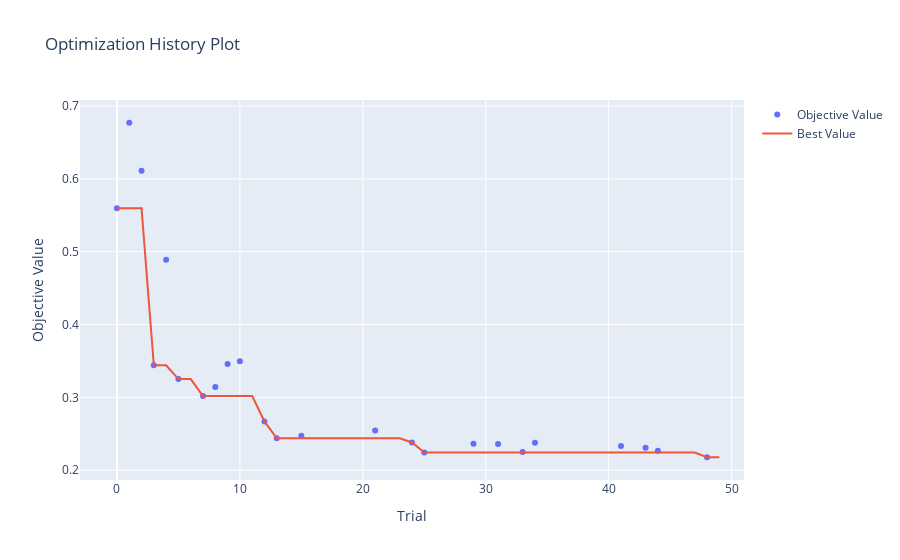

Source (notebook cell):
### Code cell
if is_multi_objective:
    fig = vis.plot_optimization_history(study, target=lambda t: t.values[1], target_name='Accuracy')
else:
    fig = vis.plot_optimization_history(study)
fig.show()

### Figure 1 — Plotly figure (JSON) as saved in the notebook; plotly's stock layout.template omitted (floating-point values rounded to 4 significant figures)
{"data": [{"mode": "markers", "name": "Objective Value", "type": "scatter", "x": [0, 1, 2, 3, 4, 5, 7, 8, 9, 10, 12, 13, 15, 21, 24, 25, 29, 31, 33, 34, 41, 43, 44, 48], "y": [0.5596, 0.6771, 0.611, 0.3441, 0.4888, 0.3251, 0.3018, 0.3143, 0.3459, 0.3496, 0.2669, 0.2437, 0.2472, 0.2546, 0.2381, 0.2241, 0.2362, 0.2361, 0.2251, 0.2377, 0.2332, 0.231, 0.2266, 0.2178]}, {"mode": "lines", "name": "Best Value", "type": "scatter", "x": [0, 1, 2, 3, 4, 5, 6, 7, 8, 9, 10, 11, 12, 13, 14, 15, 16, 17, 18, 19, 20, 21, 22, 23, 24, 25, 26, 27, 28, 29, 30, 31, 32, 33, 34, 35, 36, 37, 38, 39, 40, 41, 42, 43, 44, 45, 46, 47, 48, 49], "y": [0.5596, 0.5596, 0.5596, 0.3441, 0.3441, 0.3251, 0.3251, 0.3018, 0.3018, 0.3018, 0.3018, 0.3018, 0.2669, 0.2437, 0.2437, 0.2437, 0.2437, 0.2437, 0.2437, 0.2437, 0.2437, 0.2437, 0.2437, 0.2437, 0.2381, 0.2241, 0.2241, 0.2241, 0.2241, 0.2241, 0.2241, 0.2241, 0.2241, 0.2241, 0.2241, 0.2241, 0.2241, 0.2241, 0.2241, 0.2241, 0.2241, 0.2241, 0.2241, 0.2241, 0.2241, 0.2241, 0.2241, 0.2241, 0.2178, 0.2178]}, {"marker": {"color": "#cccccc"}, "mode": "markers", "name": "Infeasible Trial", "showlegend": false, "type": "scatter", "x": [], "y": []}], "layout": {"title": {"text": "Optimization History Plot"}, "xaxis": {"title": {"text": "Trial"}}, "yaxis": {"title": {"text": "Objective Value"}}}}
